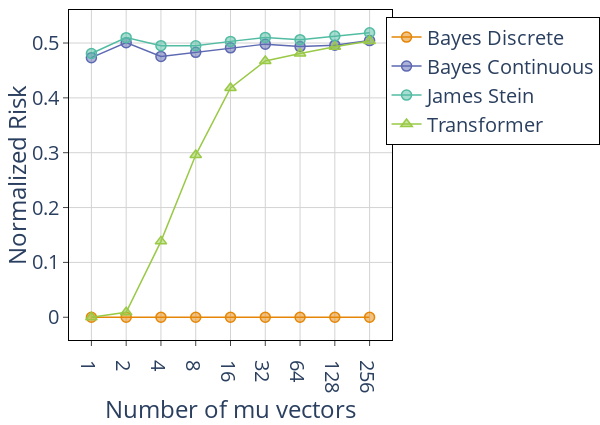
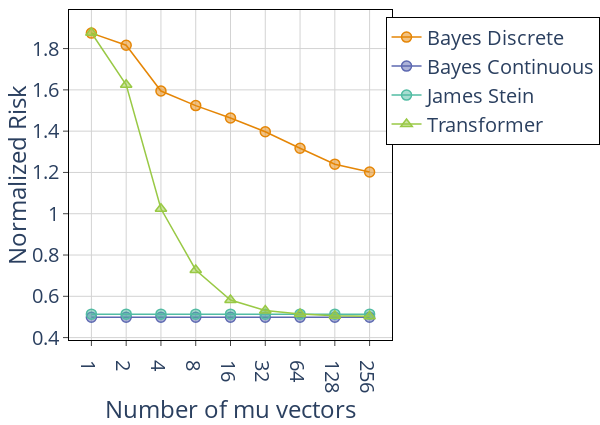
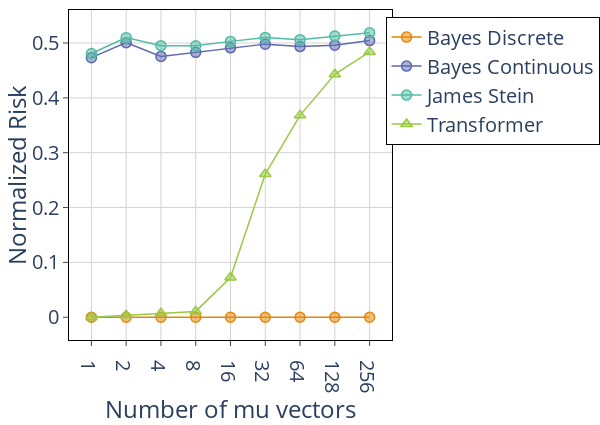
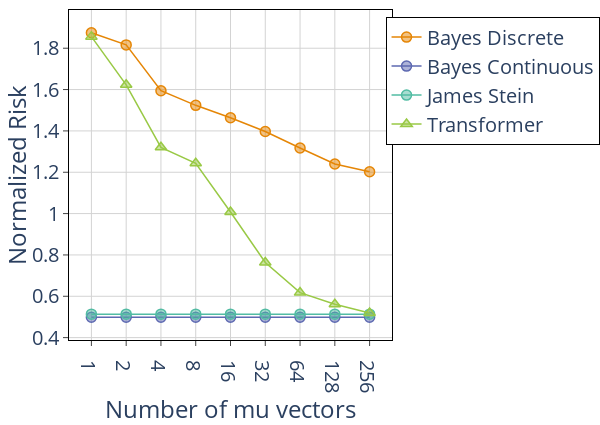

The code cell stored with these charts, in order, in its notebook:
### Code cell
# plot_figure_two(hid_dim=16, layer=1, head=1, default_sigma=0.2)
# plot_figure_two(hid_dim=16, layer=1, head=2, default_sigma=0.2)
# plot_figure_two(hid_dim=16, layer=2, head=1, default_sigma=0.2)
# plot_figure_two(hid_dim=16, layer=2, head=2, default_sigma=0.2)
plot_figure_two(hid_dim=4, layer=2, head=2, default_sigma=1)
plot_figure_two(hid_dim=16, layer=2, head=2, default_sigma=1)
plot_figure_two(hid_dim=64, layer=2, head=2, default_sigma=1)
plot_figure_two(hid_dim=256, layer=2, head=2, default_sigma=1)

### Figure 1 — Plotly figure (JSON) as saved in the notebook; plotly's stock layout.template omitted (floating-point values rounded to 4 significant figures)
{"data": [{"line": {"color": "rgb(229, 134, 6)", "width": 1.5}, "marker": {"color": "rgba(229, 134, 6, 0.5)", "line": {"color": "rgb(229, 134, 6)", "width": 1.5}, "size": 10, "symbol": "circle"}, "mode": "lines+markers", "name": "Bayes Discrete", "type": "scatter", "x": [1, 2, 3, 4, 5, 6, 7, 8, 9], "y": [0, 0, 8.801e-22, 7.926e-13, 1.189e-15, 3.772e-13, 1.538e-07, 1.448e-09, 1.237e-07]}, {"line": {"color": "rgb(93, 105, 177)", "width": 1.5}, "marker": {"color": "rgba(93, 105, 177, 0.5)", "line": {"color": "rgb(93, 105, 177)", "width": 1.5}, "size": 10, "symbol": "circle"}, "mode": "lines+markers", "name": "Bayes Continuous", "type": "scatter", "x": [1, 2, 3, 4, 5, 6, 7, 8, 9], "y": [0.4733, 0.5007, 0.4756, 0.483, 0.4913, 0.498, 0.4935, 0.4961, 0.5045]}, {"line": {"color": "rgb(82, 188, 163)", "width": 1.5}, "marker": {"color": "rgba(82, 188, 163, 0.5)", "line": {"color": "rgb(82, 188, 163)", "width": 1.5}, "size": 10, "symbol": "circle"}, "mode": "lines+markers", "name": "James Stein", "type": "scatter", "x": [1, 2, 3, 4, 5, 6, 7, 8, 9], "y": [0.4808, 0.5098, 0.4951, 0.4949, 0.503, 0.5102, 0.5061, 0.5126, 0.5187]}, {"line": {"color": "rgb(153, 201, 69)", "width": 1.5}, "marker": {"color": "rgba(153, 201, 69, 0.5)", "line": {"color": "rgb(153, 201, 69)", "width": 1.5}, "size": 10, "symbol": "triangle-up"}, "mode": "lines+markers", "name": "Transformer", "type": "scatter", "x": [1, 2, 3, 4, 5, 6, 7, 8, 9], "y": [4.552e-05, 0.009084, 0.1384, 0.2957, 0.418, 0.4672, 0.4809, 0.4934, 0.5038]}], "layout": {"font": {"size": 20}, "height": 425, "legend": {"bordercolor": "Black", "borderwidth": 1, "x": 0.98, "y": 0.98}, "margin": {"b": 0, "l": 0, "r": 10, "t": 10}, "plot_bgcolor": "white", "width": 600, "xaxis": {"gridcolor": "lightgrey", "linecolor": "black", "mirror": true, "showline": true, "tickmode": "array", "ticks": "outside", "ticktext": ["1", "2", "4", "8", "16", "32", "64", "128", "256"], "tickvals": [1, 2, 3, 4, 5, 6, 7, 8, 9], "title": {"text": "Number of mu vectors"}}, "yaxis": {"gridcolor": "lightgrey", "linecolor": "black", "mirror": true, "showline": true, "ticks": "outside", "title": {"text": "Normalized Risk"}}}}

### Figure 2 — Plotly figure (JSON) as saved in the notebook; plotly's stock layout.template omitted (floating-point values rounded to 4 significant figures)
{"data": [{"line": {"color": "rgb(229, 134, 6)", "width": 1.5}, "marker": {"color": "rgba(229, 134, 6, 0.5)", "line": {"color": "rgb(229, 134, 6)", "width": 1.5}, "size": 10, "symbol": "circle"}, "mode": "lines+markers", "name": "Bayes Discrete", "type": "scatter", "x": [1, 2, 3, 4, 5, 6, 7, 8, 9], "y": [1.875, 1.816, 1.594, 1.524, 1.463, 1.397, 1.317, 1.24, 1.202]}, {"line": {"color": "rgb(93, 105, 177)", "width": 1.5}, "marker": {"color": "rgba(93, 105, 177, 0.5)", "line": {"color": "rgb(93, 105, 177)", "width": 1.5}, "size": 10, "symbol": "circle"}, "mode": "lines+markers", "name": "Bayes Continuous", "type": "scatter", "x": [1, 2, 3, 4, 5, 6, 7, 8, 9], "y": [0.4986, 0.4986, 0.4986, 0.4986, 0.4986, 0.4986, 0.4986, 0.4986, 0.4986]}, {"line": {"color": "rgb(82, 188, 163)", "width": 1.5}, "marker": {"color": "rgba(82, 188, 163, 0.5)", "line": {"color": "rgb(82, 188, 163)", "width": 1.5}, "size": 10, "symbol": "circle"}, "mode": "lines+markers", "name": "James Stein", "type": "scatter", "x": [1, 2, 3, 4, 5, 6, 7, 8, 9], "y": [0.5136, 0.5136, 0.5136, 0.5136, 0.5136, 0.5136, 0.5136, 0.5136, 0.5136]}, {"line": {"color": "rgb(153, 201, 69)", "width": 1.5}, "marker": {"color": "rgba(153, 201, 69, 0.5)", "line": {"color": "rgb(153, 201, 69)", "width": 1.5}, "size": 10, "symbol": "triangle-up"}, "mode": "lines+markers", "name": "Transformer", "type": "scatter", "x": [1, 2, 3, 4, 5, 6, 7, 8, 9], "y": [1.877, 1.625, 1.024, 0.7275, 0.5823, 0.5312, 0.5139, 0.5063, 0.5029]}], "layout": {"font": {"size": 20}, "height": 425, "legend": {"bordercolor": "Black", "borderwidth": 1, "x": 0.98, "y": 0.98}, "margin": {"b": 0, "l": 0, "r": 10, "t": 10}, "plot_bgcolor": "white", "width": 600, "xaxis": {"gridcolor": "lightgrey", "linecolor": "black", "mirror": true, "showline": true, "tickmode": "array", "ticks": "outside", "ticktext": ["1", "2", "4", "8", "16", "32", "64", "128", "256"], "tickvals": [1, 2, 3, 4, 5, 6, 7, 8, 9], "title": {"text": "Number of mu vectors"}}, "yaxis": {"gridcolor": "lightgrey", "linecolor": "black", "mirror": true, "showline": true, "ticks": "outside", "title": {"text": "Normalized Risk"}}}}

### Figure 3 — Plotly figure (JSON) as saved in the notebook; plotly's stock layout.template omitted (floating-point values rounded to 4 significant figures)
{"data": [{"line": {"color": "rgb(229, 134, 6)", "width": 1.5}, "marker": {"color": "rgba(229, 134, 6, 0.5)", "line": {"color": "rgb(229, 134, 6)", "width": 1.5}, "size": 10, "symbol": "circle"}, "mode": "lines+markers", "name": "Bayes Discrete", "type": "scatter", "x": [1, 2, 3, 4, 5, 6, 7, 8, 9], "y": [0, 0, 8.801e-22, 7.926e-13, 1.189e-15, 3.772e-13, 1.538e-07, 1.448e-09, 1.237e-07]}, {"line": {"color": "rgb(93, 105, 177)", "width": 1.5}, "marker": {"color": "rgba(93, 105, 177, 0.5)", "line": {"color": "rgb(93, 105, 177)", "width": 1.5}, "size": 10, "symbol": "circle"}, "mode": "lines+markers", "name": "Bayes Continuous", "type": "scatter", "x": [1, 2, 3, 4, 5, 6, 7, 8, 9], "y": [0.4733, 0.5007, 0.4756, 0.483, 0.4913, 0.498, 0.4935, 0.4961, 0.5045]}, {"line": {"color": "rgb(82, 188, 163)", "width": 1.5}, "marker": {"color": "rgba(82, 188, 163, 0.5)", "line": {"color": "rgb(82, 188, 163)", "width": 1.5}, "size": 10, "symbol": "circle"}, "mode": "lines+markers", "name": "James Stein", "type": "scatter", "x": [1, 2, 3, 4, 5, 6, 7, 8, 9], "y": [0.4808, 0.5098, 0.4951, 0.4949, 0.503, 0.5102, 0.5061, 0.5126, 0.5187]}, {"line": {"color": "rgb(153, 201, 69)", "width": 1.5}, "marker": {"color": "rgba(153, 201, 69, 0.5)", "line": {"color": "rgb(153, 201, 69)", "width": 1.5}, "size": 10, "symbol": "triangle-up"}, "mode": "lines+markers", "name": "Transformer", "type": "scatter", "x": [1, 2, 3, 4, 5, 6, 7, 8, 9], "y": [5.471e-05, 0.003689, 0.007196, 0.01067, 0.07248, 0.2611, 0.3681, 0.443, 0.4838]}], "layout": {"font": {"size": 20}, "height": 425, "legend": {"bordercolor": "Black", "borderwidth": 1, "x": 0.98, "y": 0.98}, "margin": {"b": 0, "l": 0, "r": 10, "t": 10}, "plot_bgcolor": "white", "width": 600, "xaxis": {"gridcolor": "lightgrey", "linecolor": "black", "mirror": true, "showline": true, "tickmode": "array", "ticks": "outside", "ticktext": ["1", "2", "4", "8", "16", "32", "64", "128", "256"], "tickvals": [1, 2, 3, 4, 5, 6, 7, 8, 9], "title": {"text": "Number of mu vectors"}}, "yaxis": {"gridcolor": "lightgrey", "linecolor": "black", "mirror": true, "showline": true, "ticks": "outside", "title": {"text": "Normalized Risk"}}}}

### Figure 4 — Plotly figure (JSON) as saved in the notebook; plotly's stock layout.template omitted (floating-point values rounded to 4 significant figures)
{"data": [{"line": {"color": "rgb(229, 134, 6)", "width": 1.5}, "marker": {"color": "rgba(229, 134, 6, 0.5)", "line": {"color": "rgb(229, 134, 6)", "width": 1.5}, "size": 10, "symbol": "circle"}, "mode": "lines+markers", "name": "Bayes Discrete", "type": "scatter", "x": [1, 2, 3, 4, 5, 6, 7, 8, 9], "y": [1.875, 1.816, 1.594, 1.524, 1.463, 1.397, 1.317, 1.24, 1.202]}, {"line": {"color": "rgb(93, 105, 177)", "width": 1.5}, "marker": {"color": "rgba(93, 105, 177, 0.5)", "line": {"color": "rgb(93, 105, 177)", "width": 1.5}, "size": 10, "symbol": "circle"}, "mode": "lines+markers", "name": "Bayes Continuous", "type": "scatter", "x": [1, 2, 3, 4, 5, 6, 7, 8, 9], "y": [0.4986, 0.4986, 0.4986, 0.4986, 0.4986, 0.4986, 0.4986, 0.4986, 0.4986]}, {"line": {"color": "rgb(82, 188, 163)", "width": 1.5}, "marker": {"color": "rgba(82, 188, 163, 0.5)", "line": {"color": "rgb(82, 188, 163)", "width": 1.5}, "size": 10, "symbol": "circle"}, "mode": "lines+markers", "name": "James Stein", "type": "scatter", "x": [1, 2, 3, 4, 5, 6, 7, 8, 9], "y": [0.5136, 0.5136, 0.5136, 0.5136, 0.5136, 0.5136, 0.5136, 0.5136, 0.5136]}, {"line": {"color": "rgb(153, 201, 69)", "width": 1.5}, "marker": {"color": "rgba(153, 201, 69, 0.5)", "line": {"color": "rgb(153, 201, 69)", "width": 1.5}, "size": 10, "symbol": "triangle-up"}, "mode": "lines+markers", "name": "Transformer", "type": "scatter", "x": [1, 2, 3, 4, 5, 6, 7, 8, 9], "y": [1.856, 1.623, 1.321, 1.243, 1.008, 0.7633, 0.6179, 0.5614, 0.5194]}], "layout": {"font": {"size": 20}, "height": 425, "legend": {"bordercolor": "Black", "borderwidth": 1, "x": 0.98, "y": 0.98}, "margin": {"b": 0, "l": 0, "r": 10, "t": 10}, "plot_bgcolor": "white", "width": 600, "xaxis": {"gridcolor": "lightgrey", "linecolor": "black", "mirror": true, "showline": true, "tickmode": "array", "ticks": "outside", "ticktext": ["1", "2", "4", "8", "16", "32", "64", "128", "256"], "tickvals": [1, 2, 3, 4, 5, 6, 7, 8, 9], "title": {"text": "Number of mu vectors"}}, "yaxis": {"gridcolor": "lightgrey", "linecolor": "black", "mirror": true, "showline": true, "ticks": "outside", "title": {"text": "Normalized Risk"}}}}
